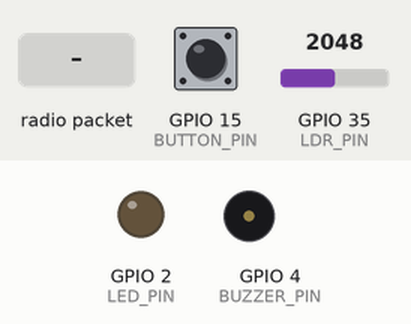
Bench run of a sketch on a simulated ESP32. On the bench: output pins drawn as LEDs (lit = HIGH), buzzer (waves = sounding, pin HIGH). Dashed ring = blinking. The test bench sets the inputs (shaded band); at power-on: GPIO 15 (BUTTON_PIN) HIGH, GPIO 35 (LDR_PIN) = 2048. No radio packets arrive unless stated; what the sketch prints to the serial monitor is not drawn.

Above: at 1.7 s.
1.8 s: GPIO 15 (BUTTON_PIN) pulled LOW for 1 s
At 1.9 s:
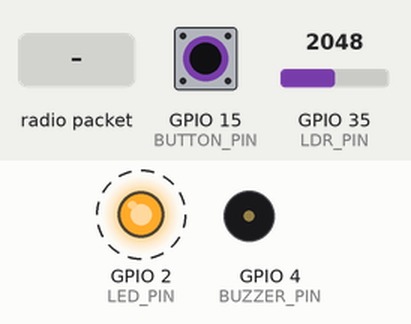
4.8 s: GPIO 35 (LDR_PIN) set to 2441
7.8 s: GPIO 35 (LDR_PIN) set to 2552
At 8.0 s:
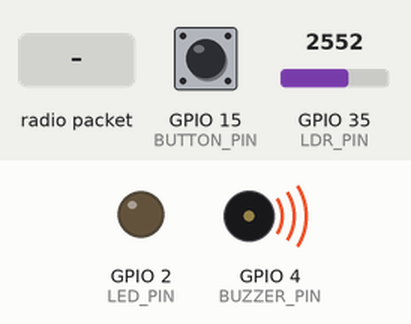
9.7 s: radio packet "ALERT_FROM_EV" arrives
At 11.2 s:
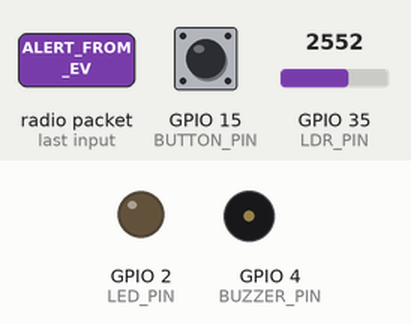
11.6 s: GPIO 15 (BUTTON_PIN) pulled LOW for 0.15 s
At 11.7 s:
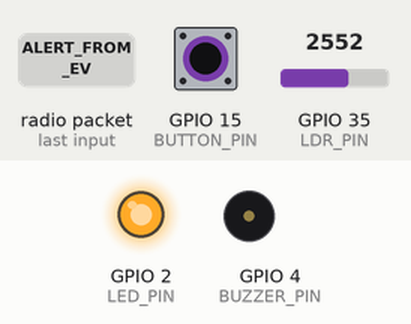
13.5 s: GPIO 15 (BUTTON_PIN) pulled LOW for 3.2 s
At 17.2 s:
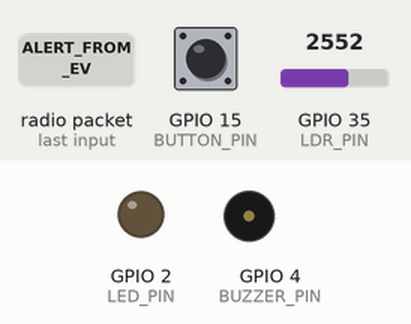
Timing chart, 0 to 18.7 s (numbered marks = the images above; inputs shaded):
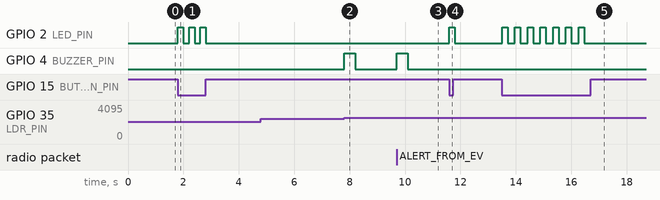

The sketch:

nv_final.ino
```cpp
#include <SPI.h>
#include <LoRa.h>

// ==== LoRa Configuration ====
#define LORA_SCK   5
#define LORA_MISO  19
#define LORA_MOSI  27
#define LORA_SS    18
#define LORA_RST   14
#define LORA_DIO0  26
#define LORA_BAND  433E6

// ==== Pin Configuration ====
#define LED_PIN       2        // Status LED
#define BUZZER_PIN    4        // Buzzer
#define BUTTON_PIN    15       // Pushbutton (ACK button)
#define LDR_PIN       35       // LDR input (Li-Fi receiver)

// ==== Variables ====
bool alertReceived = false;
bool lifiAlert = false;
int ackCount = 0;

const int LDR_THRESHOLD = 2500;   // adjust after testing (0–4095)

// ======================================================================
// SETUP
// ======================================================================
void setup() {
  Serial.begin(115200);
  delay(500);
  Serial.println("🚗 Normal Vehicle Node Booting...");

  pinMode(LED_PIN, OUTPUT);
  pinMode(BUZZER_PIN, OUTPUT);
  pinMode(BUTTON_PIN, INPUT_PULLUP);

  digitalWrite(LED_PIN, LOW);
  digitalWrite(BUZZER_PIN, LOW);

  // --- LoRa Setup ---
  SPI.begin(LORA_SCK, LORA_MISO, LORA_MOSI, LORA_SS);
  LoRa.setPins(LORA_SS, LORA_RST, LORA_DIO0);

  if (!LoRa.begin(LORA_BAND)) {
    Serial.println("❌ LoRa init failed!");
    while (1);
  }
  Serial.println("✅ LoRa init success!");
}

// ======================================================================
// LOOP
// ======================================================================
void loop() {

  // --------------------------------------------------------------------
  // 1. CHECK LDR (Li-Fi Signal From EV)
  // --------------------------------------------------------------------
  int ldrValue = analogRead(LDR_PIN);
  Serial.print("LDR Value: ");
  Serial.println(ldrValue);

  if (ldrValue > LDR_THRESHOLD && !lifiAlert) {
    lifiAlert = true;
    alertReceived = true;
    Serial.println("📡 Li-Fi signal detected from EMV!");
    buzzOnce();
  }

  // --------------------------------------------------------------------
  // 2. CHECK LoRa alert only if Li-Fi did NOT activate
  // --------------------------------------------------------------------
  int packetSize = LoRa.parsePacket();
  if (packetSize) {
    String incoming = "";
    while (LoRa.available()) {
      incoming += (char)LoRa.read();
    }

    Serial.print("📩 LoRa Received: ");
    Serial.println(incoming);

    if (incoming == "ALERT_FROM_EV") {
      alertReceived = true;
      ackCount = 0;
      buzzOnce();
      Serial.println("🚨 Emergency Vehicle Alert (LoRa) Received!");
    }
    else if (incoming.startsWith("RSU01")) {
      Serial.println("📡 Message from RSU: " + incoming);
    }
  }

  // --------------------------------------------------------------------
  // 3. BUTTON PRESS → Send ACK to RSU
  // --------------------------------------------------------------------
  bool buttonState = digitalRead(BUTTON_PIN);

  if (buttonState == LOW) {
    Serial.println("🔘 Button Pressed!");
    blinkLED();

    if (alertReceived) {
      ackCount++;
      sendAckToRSU(ackCount);
    }
  }
}

// ======================================================================
// HELPER FUNCTIONS
// ======================================================================
void buzzOnce() {
  digitalWrite(BUZZER_PIN, HIGH);
  delay(400);
  digitalWrite(BUZZER_PIN, LOW);
}

void blinkLED() {
  digitalWrite(LED_PIN, HIGH);
  delay(200);
  digitalWrite(LED_PIN, LOW);
  delay(200);
}

// ---- ACK Sender ----
void sendAckToRSU(int count) {
  String msg = "ACK_FROM_NV, Count=" + String(count);
  LoRa.beginPacket();
  LoRa.print(msg);
  LoRa.endPacket();
  Serial.println("📨 Sent to RSU: " + msg);
}
```

Measured:
- the behaviour switches between 2500 and 2501 on GPIO 35 (LDR_PIN) (found by bisection; images 1 and 2)
- after the input at 1.8 s, GPIO 2 (LED_PIN): alternates HIGH for 0.20 s and LOW for 0.20 s, 6 changes in all, then stays LOW, starting at once
- after the input at 7.8 s, GPIO 4 (BUZZER_PIN): LOW → HIGH at once, → LOW 0.40 s later
- after the input at 9.7 s, GPIO 4 (BUZZER_PIN): LOW → HIGH at once, → LOW 0.40 s later
- after the input at 11.6 s, GPIO 2 (LED_PIN): LOW → HIGH at once, → LOW 0.20 s later
- after the input at 13.5 s, GPIO 2 (LED_PIN): alternates HIGH for 0.20 s and LOW for 0.26 s, 14 changes in all, then stays LOW, starting at once
